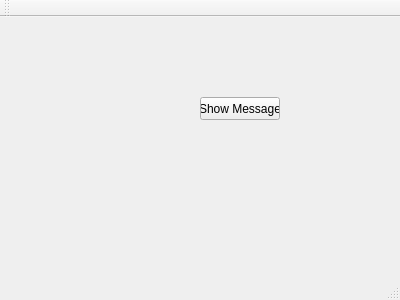
<?xml version="1.0" encoding="UTF-8"?>
<ui version="4.0">
 <class>MainWindow</class>
 <widget class="QMainWindow" name="MainWindow">
  <property name="geometry">
   <rect>
    <x>0</x>
    <y>0</y>
    <width>400</width>
    <height>300</height>
   </rect>
  </property>
  <property name="windowTitle">
   <string>MainWindow</string>
  </property>
  <widget class="QWidget" name="centralWidget">
   <widget class="QPushButton" name="pushButton">
    <property name="geometry">
     <rect>
      <x>200</x>
      <y>80</y>
      <width>80</width>
      <height>23</height>
     </rect>
    </property>
    <property name="text">
     <string>Show Message</string>
    </property>
   </widget>
  </widget>
  <widget class="QMenuBar" name="menuBar">
   <property name="geometry">
    <rect>
     <x>0</x>
     <y>0</y>
     <width>400</width>
     <height>20</height>
    </rect>
   </property>
  </widget>
  <widget class="QToolBar" name="mainToolBar">
   <attribute name="toolBarArea">
    <enum>TopToolBarArea</enum>
   </attribute>
   <attribute name="toolBarBreak">
    <bool>false</bool>
   </attribute>
  </widget>
  <widget class="QStatusBar" name="statusBar"/>
 </widget>
 <layoutdefault spacing="6" margin="11"/>
 <resources/>
 <connections/>
</ui>
